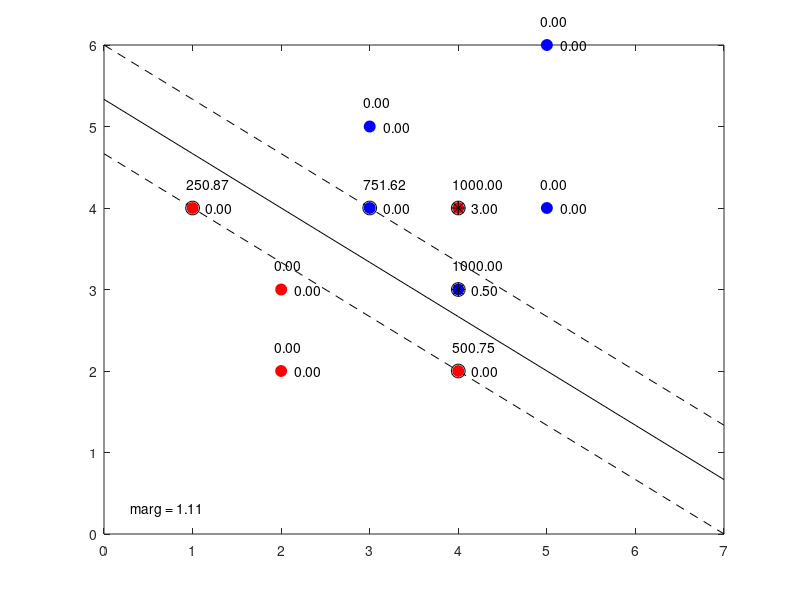

Recreate this plot in MATLAB.
#!/usr/bin/octave -qf

# Cargamos los datos de entrenamiento
load data/mini/tr.dat;          # Muestras entrenamiento (no separable)
load data/mini/trlabels.dat     # Etiquetas entrenamiento (no separable)

N = rows(tr);

# El tipo de kernel "-t 0" corresponde al tipo lineal
# Res es un tipo estructurado que contiene, entre otros:
#   los parámetros del modelo
#   los ı́ndices de los vectores que han resultado ser vectores soporte
#   el multiplicador de Lagrange
C = 1000
res = svmtrain(trlabels, tr, ["-q -t 0 -c ",num2str(C)]);

alpha = res.sv_coef

x = tr(res.sv_indices,:)
c = trlabels(res.sv_indices);
theta =  sum(x .* alpha)

%theta0 = - res.rho
aux = find(theta < c);
theta0 = sign(res.sv_coef(aux(1))) - theta*res.SVs(aux(1),:)'

margen = 2 / norm(theta)
pendiente = - theta(1) / theta(2)

val_x = [0:1:7];
recta = pendiente * val_x + -theta0/theta(2);
recta_margen1 = pendiente * val_x -(theta0 +1)/theta(2);
recta_margen2 = pendiente * val_x -(theta0 -1)/theta(2);

toler = zeros(length(trlabels),1);
for i = 1:length(res.sv_indices)
    toler(res.sv_indices(i))=abs( (abs(alpha(i))==C)*(1 - ( sign(alpha(i)) * (theta*tr(res.sv_indices(i),:)' + theta0) )) ); 
end

plot(   val_x, recta,"color","black",
        val_x, recta_margen1,"color","black","linestyle","--",
        val_x, recta_margen2,"color","black","linestyle","--",
        tr(trlabels==1, 1), tr(trlabels==1, 2), "o","markersize",8,"markerfacecolor","r","markeredgecolor","r",
        tr(trlabels==2, 1), tr(trlabels==2, 2), "o","markersize",8,"markerfacecolor","b","markeredgecolor","b",
        tr(res.sv_indices, 1), tr(res.sv_indices, 2), "o","markeredgecolor","black","markersize",10,
        tr(toler!=0,1),tr(toler!=0,2),"*","markeredgecolor","black","markersize",10
);

for i = 1:rows(tr)
	text(tr(i,1)+0.15,tr(i,2),sprintf("%4.2f",toler(i)),"FontSize",10)
endfor

aux = setdiff([1:rows(tr)],res.sv_indices);
for i = aux
	text(tr(i,1)-0.07,tr(i,2)+0.3,sprintf("0.00"),"FontSize",10)
end

for i = 1:rows(res.sv_indices)
	text(tr(res.sv_indices(i),1)-0.07,tr(res.sv_indices(i),2)+0.3,sprintf("%4.2f",abs(res.sv_coef(i))),"FontSize",10)
endfor

text(0.3,0.3,sprintf("marg = %4.2f",margen),"FontSize",10)


refresh();
print -djpg noSep_chart.jpg;